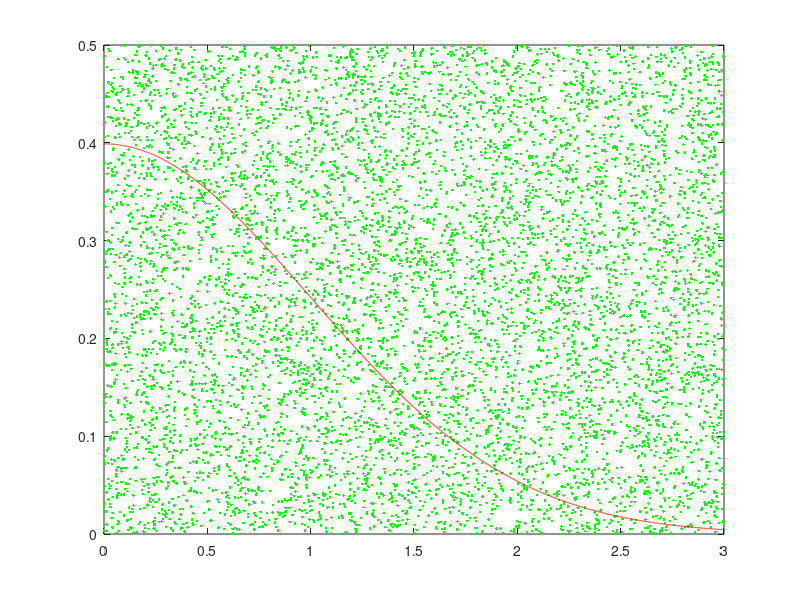

Here is the MATLAB script that generated this plot: (Note: this script raises an error after producing the figure.)
close;
clear;

%number of points for integral
N = 2^13;

%symbolic function declaration
f = @(x) (1/sqrt(2*pi)) * exp(-((x.^2)/2));

%creating linspace in integral borders
ft = 0:3/(N-1):3;

%surface of rectangle set by integral borders
surf = 3 * 1/2;

%creating matrix of (X, Y, iFlag), further iFlag == 1 if Y <= f(X)
Points = 1/2 * rand(2, N); 
Points = [Points;zeros(1, N)];

%checking each point and setting iFlag to 1 where needed
for i = 1:N
    Points(1, i) = 6 * Points(1, i);
    if Points(2,i) <= f(Points(1,i))
        Points(3, i) = 1;
    end
end

%counting how many points are in integral zone
ptsUnder = sum(Points(3,:));

%estimating integral value
solution = (ptsUnder/N) * surf;

%calculating real integral value for comparison
sIntegral = integral(f,0,3);

%plotting function, points, calculated values and error of estimation 
plot(Points(1,:),Points(2,:), 'g.', ft, f(ft), 'r');
title("MC = [" + solution + "] Integral = [" + sIntegral + "] Błąd: [" + ...
   (100 -(solution/sIntegral)*100) + "%]");

%changing axis and grid for better visibility
axis([-0.1 3.1 -0.1 0.6]);
grid on;
